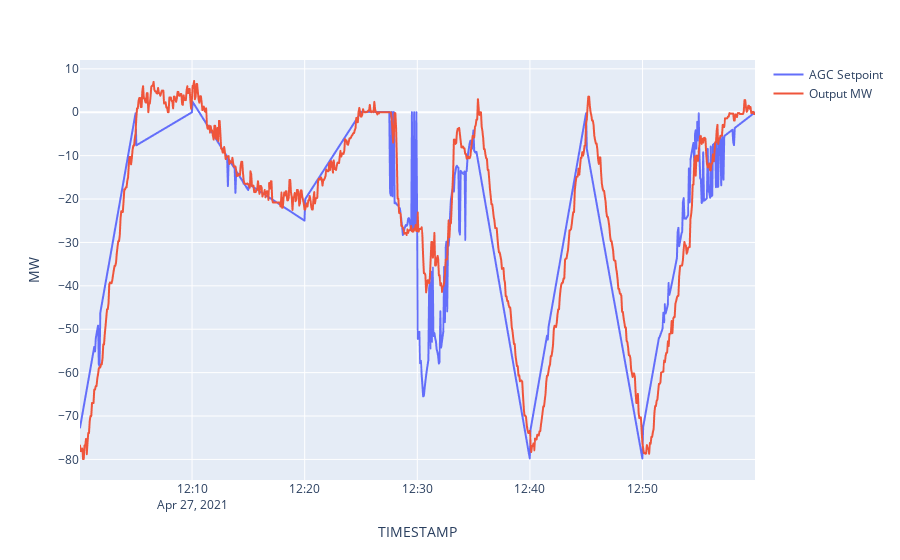

Notebook cell for this chart:
### Code cell
# Plot the results.
fig = px.line(scada, x='TIMESTAMP', y=['AGC Setpoint', 'Output MW'])
fig.update_layout(yaxis_title="MW", legend_title=None)
fig.show()

### Figure 1 — Plotly figure (JSON) as saved in the notebook; plotly's stock layout.template omitted (floating-point values rounded to 4 significant figures; data arrays with more than 128 entries replaced by an {"elided": "..."} marker saying what was removed)
{"data": [{"hovertemplate": "variable=AGC Setpoint<br>TIMESTAMP=%{x}<br>value=%{y}<extra></extra>", "legendgroup": "AGC Setpoint", "line": {"color": "#636efa", "dash": "solid"}, "mode": "lines", "name": "AGC Setpoint", "showlegend": true, "type": "scattergl", "x": {"elided": "900 str values"}, "xaxis": "x", "y": {"elided": "900 float values"}, "yaxis": "y"}, {"hovertemplate": "variable=Output MW<br>TIMESTAMP=%{x}<br>value=%{y}<extra></extra>", "legendgroup": "Output MW", "line": {"color": "#EF553B", "dash": "solid"}, "mode": "lines", "name": "Output MW", "showlegend": true, "type": "scattergl", "x": {"elided": "900 str values"}, "xaxis": "x", "y": {"elided": "900 float values"}, "yaxis": "y"}], "layout": {"autosize": true, "legend": {"title": {}, "tracegroupgap": 0}, "margin": {"t": 60}, "xaxis": {"anchor": "y", "autorange": true, "domain": [0, 1], "range": ["2021-04-27 12:00:03", "2021-04-27 12:59:59"], "title": {"text": "TIMESTAMP"}, "type": "date"}, "yaxis": {"anchor": "x", "autorange": true, "domain": [0, 1], "range": [-84.74, 12.04], "title": {"text": "MW"}, "type": "linear"}}}
